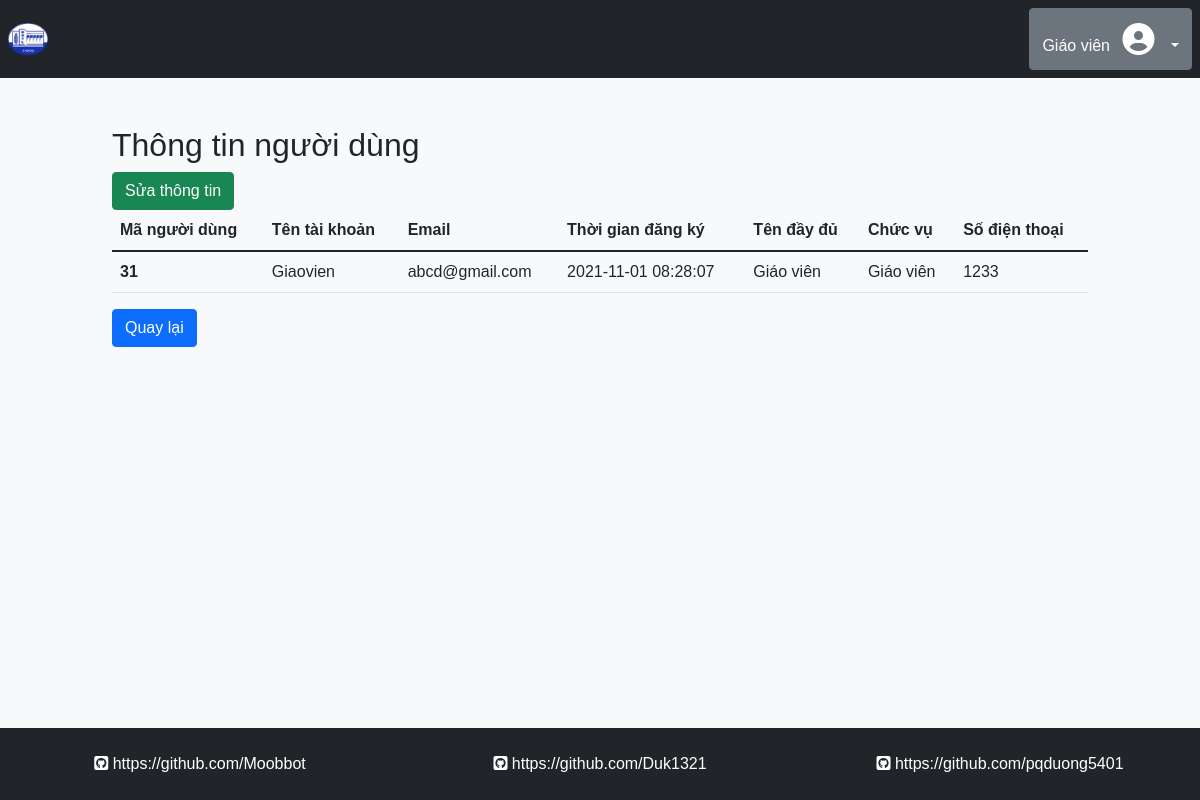
/information/information.php (signed in), run on the app's committed database.
### tables this page shows
CREATE TABLE `db_user_inf` (
  `ID` int(10) UNSIGNED NOT NULL,
  `User_FullName` varchar(200) NOT NULL,
  `User_Position` varchar(100) NOT NULL,
  `User_Phone` varchar(100) NOT NULL,
  `office_id` int(10) UNSIGNED DEFAULT NULL
);

CREATE TABLE `db_users` (
  `user_id` int(10) UNSIGNED NOT NULL,
  `user_name` varchar(50) NOT NULL,
  `user_email` varchar(100) NOT NULL,
  `user_pass` varchar(100) NOT NULL,
  `user_regis_date` datetime DEFAULT current_timestamp(),
  `user_status` tinyint(1) DEFAULT 0,
  `user_level` int(1) DEFAULT 0,
  `user_code` varchar(1000) NOT NULL
);

### information/information.php (the view, shortened to what this page needs)
<?php include '../reuse/header.php' ?>
<div class="container-fluid bg-light h-100 p-0 m-0">
    <?php include '../reuse/header_body.php' ?>
    <?php $ID = $currentUser['user_id']; ?>
    <div class="row d-flex justify-content-center mt-sm-5 p-0 m-0">
        <div class="col-10">
            <div class="row">
                <div class="col-md-12">
                    <h2>Thông tin người dùng</h2>
                    <button type="button" class="btn btn-success" data-bs-toggle="modal" data-bs-target="#editInfo">
                        Sửa thông tin
                    </button>
                    <main>
                        <table class="table">
                            <thead>
                                <tr>
                                    <th scope="col">Mã người dùng</th>
                                    <th scope="col">Tên tài khoản</th>
                                    <th scope="col">Email</th>
                                    <th scope="col">Thời gian đăng ký</th>
                                    <th scope="col">Tên đầy đủ</th>
                                    <th scope="col">Chức vụ</th>
                                    <th scope="col">Số điện thoại</th>
                                </tr>
                            </thead>
                            <tbody>
                                <?php
                                include '../reuse/config.php';
                                $sql = "SELECT  db_users.user_id, db_users.user_name, db_users.user_email, db_users.user_regis_date ,db_user_inf.User_FullName, db_user_inf.User_Position,db_user_inf.User_Phone
                                 FROM db_users, db_user_inf WHERE db_users.user_id = db_user_inf.ID AND db_users.user_id = '$ID'";
                                $result = mysqli_query($conn, $sql);
                                if (mysqli_num_rows($result) > 0) {
                                    while ($row = mysqli_fetch_assoc($result)) {
                                ?>
                                <tr>
                                    <th scope="row"><?php echo $row['user_id']; ?> </th>
                                    <td><?php echo $row['user_name']; ?></td>
                                    <td><?php echo $row['user_email']; ?></td>
                                    <td><?php echo $row['user_regis_date']; ?></td>
                                    <td><?php echo $row['User_FullName']; ?></td>
                                    <td><?php echo $row['User_Position']; ?></td>
                                    <td><?php echo $row['User_Phone']; ?></td>
                                </tr>
                                <?php
                                    }
                                }
                                ?>
                            </tbody>
                        </table>
                        <a href="../index.php"> <button class="btn btn-primary">Quay lại</button></a>
                    </main>
                </div>
            </div>
        </div>
    </div>
    <?php include '../reuse/footer_body.php' ?>
</div>
<?php include '../reuse/footer.php' ?>

### assets/style.css (style rules this page uses)
*, html { margin: 0; padding: 0; list-style-type: none; font-family: Arial, Helvetica, sans-serif; }

### data on the page
db_user_inf: ID.user_id "31", ID.user_name "Giaovien", ID.user_email "abcd@gmail.com", ID.user_regis_date "2021-11-01 08:28:07", User_FullName "Giáo viên", User_Position "Giáo viên", User_Phone "1233"

### other printed values
$currentUser['User_FullName'] "Giáo viên"
